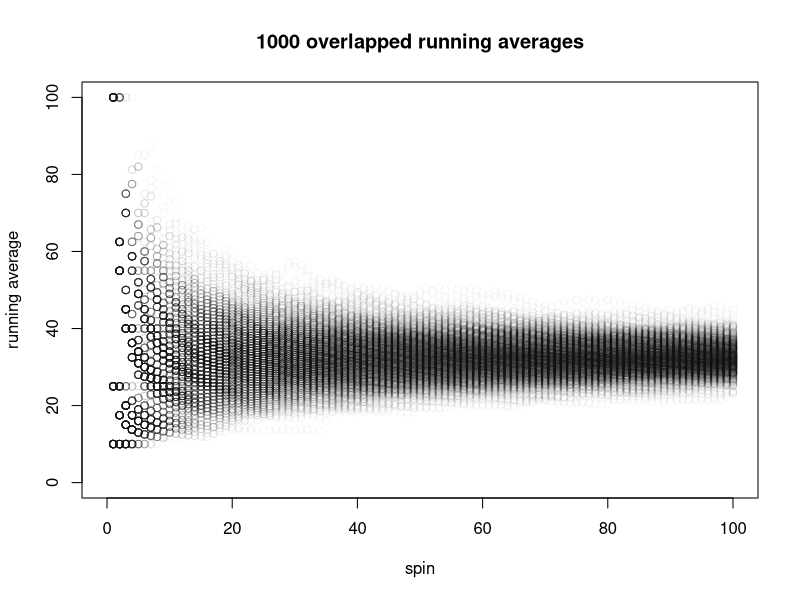

Write the R code that produced this figure.
plot(0,0,xlim = c(0,100),ylim = c(0,100),type = "n", main="1000 overlapped running averages", ylab="running average", xlab="spin")
# cl <- rainbow(5)
# 
# for (i in 1:5){
#   lines(-10:10,runif(21,-10,10),col = cl[i],type = 'b')
# }
for(i in 1:1000){
  hits = sample(c(10,25,100), 100, replace=TRUE, prob=c(0.5,0.3,0.2))
  avgs = cumsum(hits) / (1:length(hits))
  points(avgs, col=rgb(0,0,0,0.03))
}
